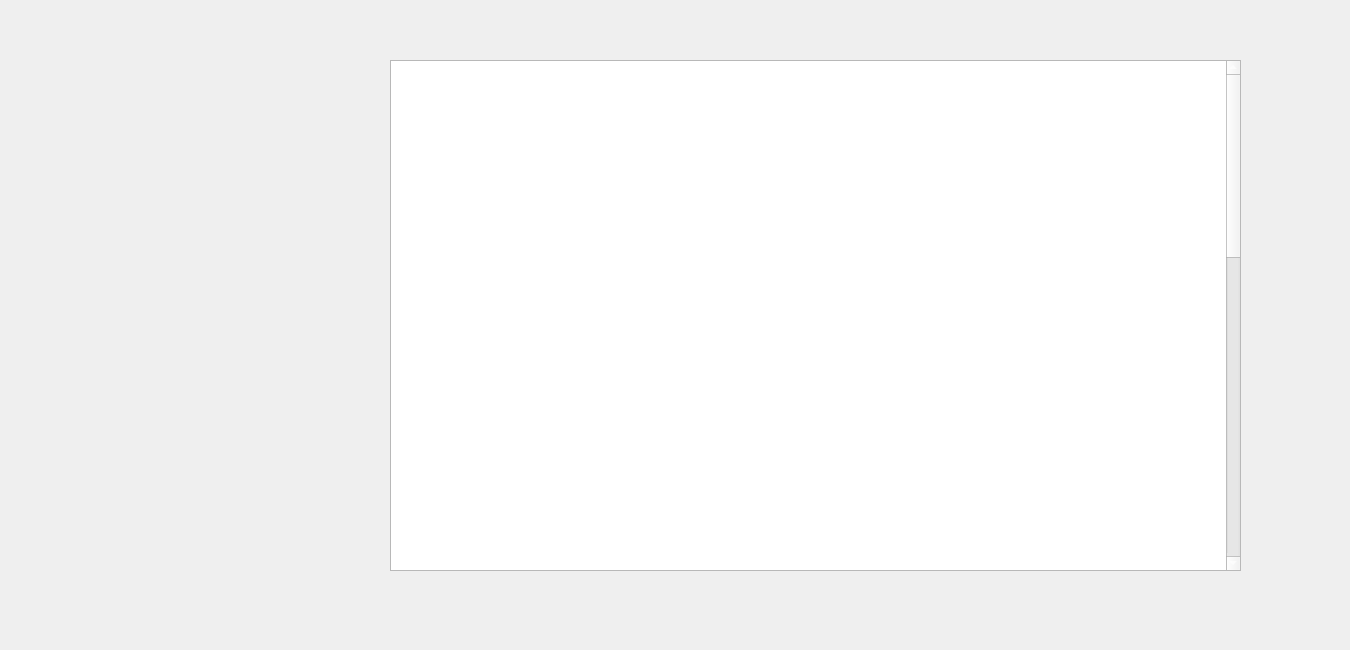
<?xml version="1.0" encoding="UTF-8"?>
<ui version="4.0">
 <class>MainWindow</class>
 <widget class="QMainWindow" name="MainWindow">
  <property name="geometry">
   <rect>
    <x>0</x>
    <y>0</y>
    <width>1350</width>
    <height>650</height>
   </rect>
  </property>
  <property name="minimumSize">
   <size>
    <width>1350</width>
    <height>650</height>
   </size>
  </property>
  <property name="maximumSize">
   <size>
    <width>1350</width>
    <height>650</height>
   </size>
  </property>
  <property name="windowTitle">
   <string>MainWindow</string>
  </property>
  <widget class="QWidget" name="centralwidget">
   <widget class="QPlainTextEdit" name="plainTextEdit">
    <property name="geometry">
     <rect>
      <x>390</x>
      <y>60</y>
      <width>851</width>
      <height>511</height>
     </rect>
    </property>
    <property name="statusTip">
     <string>assessment.txt</string>
    </property>
    <property name="styleSheet">
     <string notr="true">color: rgb(255, 255, 255);</string>
    </property>
    <property name="readOnly">
     <bool>true</bool>
    </property>
    <property name="plainText">
     <string>
		РОЗРАХУНОК КОНКУРСНОГО БАЛА ПРИ ВСТУПІ ДО ВИШУ

Конкурсний бал – це комплексна оцінка досягнень вступника, до якої входять результати вступних випробувань та інші показники, що обраховуються відповідно до правил прийому до вищого навчального закладу.
У 2019 році конкурсний бал для конкурсного відбору на перший курс бакалавра (магістра медичного, фармацевтичного та ветеринарного спрямувань) на основі повної загальної середньої освіти обчислюється з
урахуванням регіонального (РК), галузевого (ГК), сільського (СК) та першочергового (ПЧК) коефіцієнтів. Конкурсний бал при розрахунках округлюється з точністю до 0,001.

Формула розрахунку конкурсного бала
Конкурсний бал на бакалавра (магістра медицини):
(КБ) = К1*П1 + К2*П2 + К3*П3 + К4*А + К5*ОУ

Конкурсний бал на молодшого бакалавра:
(КБ) = К1*П1 + К3*П3 + К4*А + К5*ОУ
     •	П1, П2 — це оцінки зовнішнього незалежного оцінювання або вступних іспитів з першого та другого предметів;
     •	П3 — оцінка зовнішнього незалежного оцінювання, вступного іспиту з третього предмета або творчого конкурсу;
     •	А — середній бал документа про повну загальну середню освіту, переведений у шкалу від 100 до 200 балів відповідно до таблиці переведення середнього бала документа про повну загальну середню
       	 освіту, обрахованого за 12-бальною шкалою, в шкалу 100–200;
     •	ОУ - бал за успішне закінчення у рік вступу підготовчих курсів закладу вищої освіти для вступу до нього за шкалою від 100 до 200 балів у разі вступу на спеціальності (спеціалізації), зазначені в 
	Переліку спеціальностей, яким надається особлива підтримка.
     •	К1, К2, К3, К4, К5 — невід’ємні вагові коефіцієнти, що встановлюються закладом вищої освіти з точністю до 0,01; К1, К2, К3 встановлюються на рівні не менше ніж 0,2 кожний; у разі проведення
	 творчого конкурсу К3 не повинен перевищувати 0,25 (0,5 — для спеціальностей галузі знань 02 «Культура і мистецтво» та спеціальності 191 «Архітектура та містобудування»); К4 не може 
	перевищувати 0,1; К5 не може перевищувати 0,05.
     •	Сума коефіцієнтів К1, К2, К3, К4, К5 для кожної конкурсної пропозиції дорівнює 1.

Остаточно конкурсний бал множиться на регіональний (РК), галузевий (ГК), сільський (СК) та першочерговий (ПЧК) коефіцієнти шляхом його множення на їх добуток, причому:
     •	РК дорівнює 1,00 для конкурсних пропозицій закладів вищої освіти (відокремлених структурних підрозділів закладів вищої освіти, структурних підрозділів закладів вищої освіти, які знаходяться 
	в іншому населеному пункті, ніж місцезнаходження закладу вищої освіти) у місті Києві; 1,04 - у Донецькій, Житомирській, Кіровоградській, Луганській, Миколаївській, Рівненській, Сумській, 
	Херсонській, Хмельницькій, Чернігівській, Черкаській областях; 1,02 - в інших випадках;
     •	ГК дорівнює 1,02 для поданих заяв з пріоритетністю 1 та 2 на спеціальності (предметні спеціальності, спеціалізації), передбачені в Переліку спеціальностей, яким надається особлива підтримка; 
	1,00 - в інших випадках;
     •	ПЧК дорівнює 1,05 для осіб, які мають право на першочергове зарахування до вищих медичних і педагогічних навчальних закладів, відповідно до абзацу шостого частини третьої статті 44 Закону 
	України «Про вищу освіту», передбачене Порядком реалізації права на першочергове зарахування до закладів вищої медичної і педагогічної освіти за державним (регіональним) замовленням осіб, 
	які уклали угоду про відпрацювання не менше трьох років у сільській місцевості або селищі міського типу, 1,00 - в інших випадках.
     •	СК дорівнює 1,02 для осіб, зареєстрованих у селах та які здобули повну загальну середню освіту у закладах освіти, що знаходяться на території сіл, у рік вступу (1,05 - для спеціальностей (предметних
	 спеціальностей, спеціалізацій), передбачених у Переліку спеціальностей, яким надається особлива підтримка); 1,00 - в інших випадках;

Вступники надають довідку про реєстрацію місця проживання (за потреби) згідно з додатком 13 до Правил реєстрації місця проживання та Порядку передачі органами реєстрації інформації до Єдиного 
державного демографічного реєстру.
СК для осіб, що є внутрішньо переміщеними особами та проживають у селі без реєстрації, не застосовується.
Приймальна комісія здійснює перевірку відповідності довідки додатку 13 до Правил реєстрації місця проживання та Порядку передачі органами реєстрації інформації до Єдиного державного демографічного
реєстру, поданої в паперовій формі, затверджує його своїм рішенням і вносить інформацію до Єдиної бази. У разі подання вступником заяви в електронній формі приймальна комісія здійснює перевірку відповідної 
довідки на підставі його сканованої копії (фотокопії).
Якщо після домноження на коефіцієнти конкурсний бал перевищує 200, він встановлюється таким, що дорівнює 200;

Бали призерам спортивних змагань
Призерам та переможцям чемпіонатів Європи та чемпіонатів Світу (у тому числі серед школярів), всесвітньої Гімназіади, переможцям чемпіонатів України (з олімпійських видів спорту) під час вступу на 
навчання за спеціальностями 014 «Середня освіта (Фізична культура)» та 017 «Фізична культура і спорт», для спортсменів різних вікових груп, які посідали призові місця на чемпіонатах Світу, Європи, а також 
чемпіонам України з олімпійських видів спорту протягом 2017–2019 років, останній доданок встановлюється рівним 10, а якщо конкурсний бал вступника при цьому перевищує 200, він встановлюється таким, що 
дорівнює 200.
Документом, що підтверджує статус призера або переможця зазначених змагань, є диплом (грамота, сертифікат тощо), виданий організаторами змагань з визначенням прізвища, імені особи, назви змагань, дати, 
місця їх проведення, зайнятого місця та результату. Інформацію про них приймальні комісії отримують з Єдиної бази.
Особам, які є членами збірних команд України та брали участь у міжнародних олімпіадах (відповідно до наказів Міністерства освіти і науки України), Олімпійських, Паралімпійських і Дефлімпійських іграх
 (за поданням Мінмолодьспорт України), зараховуються оцінки по 200 балів з двох вступних випробувань за вибором вступника.

Бали призерам олімпіад та МАН
Призерам (особам, нагородженим дипломами I–III ступенів) IV етапу Всеукраїнських учнівських олімпіад в рік вступу з базових предметів, призерам III етапу Всеукраїнського конкурсу-захисту науково-дослідницьких
 робіт учнів - членів Малої академії наук України в рік вступу останній доданок встановлюється рівним 10, а якщо конкурсний бал вступника при цьому перевищує 200, він встановлюється таким, що дорівнює 200 
(крім вступу на спеціальності галузі знань 29 «Міжнародні відносини»). Інформацію про них приймальні комісії отримують з Єдиної бази.
Учасникам Всеукраїнської олімпіади закладу вищої освіти для професійної орієнтації вступників на основі повної загальної середньої освіти зі спеціальностей, визначених Переліком спеціальностей, яким надається
 особлива підтримка, можуть нараховуватись додаткові бали до оцінки сертифіката зовнішнього незалежного оцінювання з одного відповідного предмета під час розрахунку конкурсного бала в цьому закладі освіти в
 обсязі від 1 до 20 балів, але не вище 200 балів за предмет. Всеукраїнські олімпіади закладу вищої освіти проводяться відповідно до Положення про Всеукраїнські олімпіади вищого навчального закладу для 
професійної орієнтації вступників на основі повної загальної середньої освіти.


Оцінки за 5-бальною шкалою
Оцінки з документа про повну загальну середню освіту, які виставлені за 5-бальною шкалою, враховуються так: «3» відповідає «6», «4» відповідає «9», «5» відповідає «12».
У разі відсутності з об’єктивних причин додатка до документа про повну загальну середню освіту його середній бал в 12-бальній шкалі вважається таким, що дорівнює 2.
Складено відповідно до положень Умов прийому до вищих навчальних закладів України у 2019 році.

</string>
    </property>
   </widget>
   <widget class="QLabel" name="label">
    <property name="geometry">
     <rect>
      <x>50</x>
      <y>60</y>
      <width>261</width>
      <height>541</height>
     </rect>
    </property>
    <property name="autoFillBackground">
     <bool>false</bool>
    </property>
    <property name="text">
     <string/>
    </property>
    <property name="pixmap">
     <pixmap>57ba644b0fb90156b017c538.png</pixmap>
    </property>
    <property name="scaledContents">
     <bool>true</bool>
    </property>
    <property name="textInteractionFlags">
     <set>Qt::NoTextInteraction</set>
    </property>
   </widget>
  </widget>
 </widget>
 <resources/>
 <connections/>
</ui>
